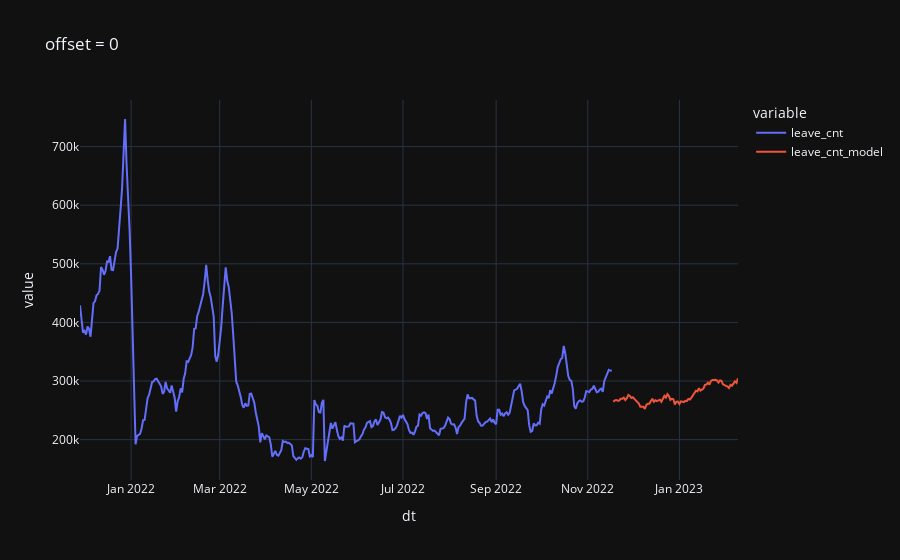
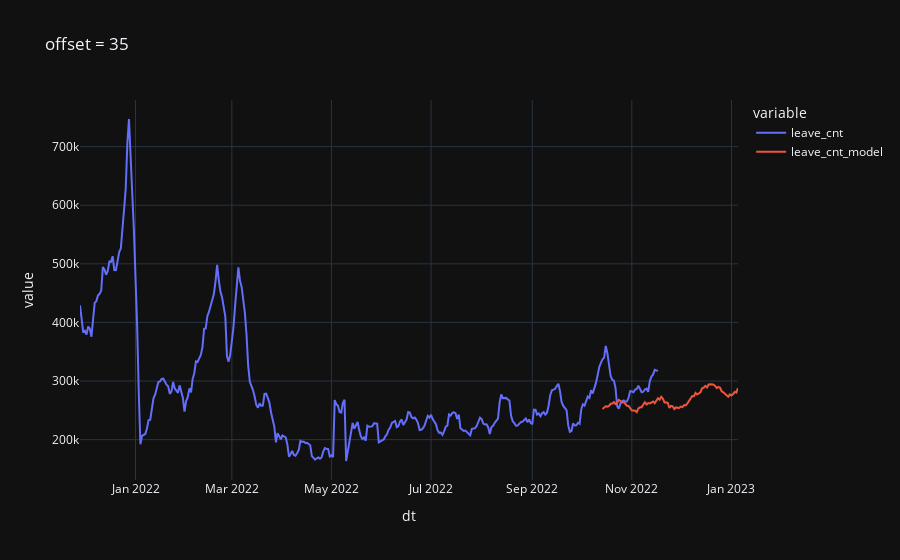

Notebook cell for these charts, in order:
### Code cell
def test_model(offset):
    out = data.copy()
    tx = out.copy().iloc[len(data) - offset - HISTORY_SIZE:len(data) - offset]
    tx['enter_cnt'] /= enter_std
    tx['leave_cnt'] /= leave_std
    tx['search_cnt'] /= search_std
    mx = tx.values.reshape((1, x_elm))
    my = model.predict(mx)
    my = my.reshape(y_shape).transpose()
    ty = pd.DataFrame(my)
    ty_index = pd.date_range(tx.index[-1] + pd.DateOffset(1), tx.index[-1] + pd.DateOffset(HORIZON_SIZE), freq='D')
    # ty = pd.DataFrame({ 'dt': ty_index, 'enter_cnt': ty[0] }).set_index('dt')
    ty = pd.DataFrame({ 'dt': ty_index, 'leave_cnt': ty[0] }).set_index('dt')
    # ty['enter_cnt'] *= enter_std
    ty['leave_cnt'] *= leave_std
    out = out.merge(ty, on='dt', how='outer', suffixes=['', '_model'])

    res = out
    # px.line(res, y=['enter_cnt', 'enter_cnt_model'], title=f"offset = {offset}").show()
    px.line(res, y=['leave_cnt', 'leave_cnt_model'], title=f"offset = {offset}").show()

test_model(0*7)
test_model(5*7)
test_model(10*7)
test_model(15*7)
test_model(20*7)
test_model(25*7)
test_model(30*7)
test_model(35*7)

### Figure 1 — Plotly figure (JSON) as saved in the notebook; plotly's stock layout.template omitted (floating-point values rounded to 4 significant figures; data arrays with more than 128 entries replaced by an {"elided": "..."} marker saying what was removed)
{"data": [{"hovertemplate": "variable=leave_cnt<br>dt=%{x}<br>value=%{y}<extra></extra>", "legendgroup": "leave_cnt", "line": {"color": "#636efa", "dash": "solid"}, "marker": {"symbol": "circle"}, "mode": "lines", "name": "leave_cnt", "orientation": "v", "showlegend": true, "x": {"elided": "439 str values"}, "xaxis": "x", "y": {"elided": "439 float values"}, "yaxis": "y", "type": "scatter"}, {"hovertemplate": "variable=leave_cnt_model<br>dt=%{x}<br>value=%{y}<extra></extra>", "legendgroup": "leave_cnt_model", "line": {"color": "#EF553B", "dash": "solid"}, "marker": {"symbol": "circle"}, "mode": "lines", "name": "leave_cnt_model", "orientation": "v", "showlegend": true, "x": {"elided": "439 str values"}, "xaxis": "x", "y": {"elided": "439 float values"}, "yaxis": "y", "type": "scatter"}], "layout": {"xaxis": {"anchor": "y", "domain": [0.0, 1.0], "title": {"text": "dt"}}, "yaxis": {"anchor": "x", "domain": [0.0, 1.0], "title": {"text": "value"}}, "legend": {"title": {"text": "variable"}, "tracegroupgap": 0}, "title": {"text": "offset = 0"}}}

### Figure 2 — Plotly figure (JSON) as saved in the notebook; plotly's stock layout.template omitted (floating-point values rounded to 4 significant figures; data arrays with more than 128 entries replaced by an {"elided": "..."} marker saying what was removed)
{"data": [{"hovertemplate": "variable=leave_cnt<br>dt=%{x}<br>value=%{y}<extra></extra>", "legendgroup": "leave_cnt", "line": {"color": "#636efa", "dash": "solid"}, "marker": {"symbol": "circle"}, "mode": "lines", "name": "leave_cnt", "orientation": "v", "showlegend": true, "x": {"elided": "404 str values"}, "xaxis": "x", "y": {"elided": "404 float values"}, "yaxis": "y", "type": "scatter"}, {"hovertemplate": "variable=leave_cnt_model<br>dt=%{x}<br>value=%{y}<extra></extra>", "legendgroup": "leave_cnt_model", "line": {"color": "#EF553B", "dash": "solid"}, "marker": {"symbol": "circle"}, "mode": "lines", "name": "leave_cnt_model", "orientation": "v", "showlegend": true, "x": {"elided": "404 str values"}, "xaxis": "x", "y": {"elided": "404 float values"}, "yaxis": "y", "type": "scatter"}], "layout": {"xaxis": {"anchor": "y", "domain": [0.0, 1.0], "title": {"text": "dt"}}, "yaxis": {"anchor": "x", "domain": [0.0, 1.0], "title": {"text": "value"}}, "legend": {"title": {"text": "variable"}, "tracegroupgap": 0}, "title": {"text": "offset = 35"}}}
